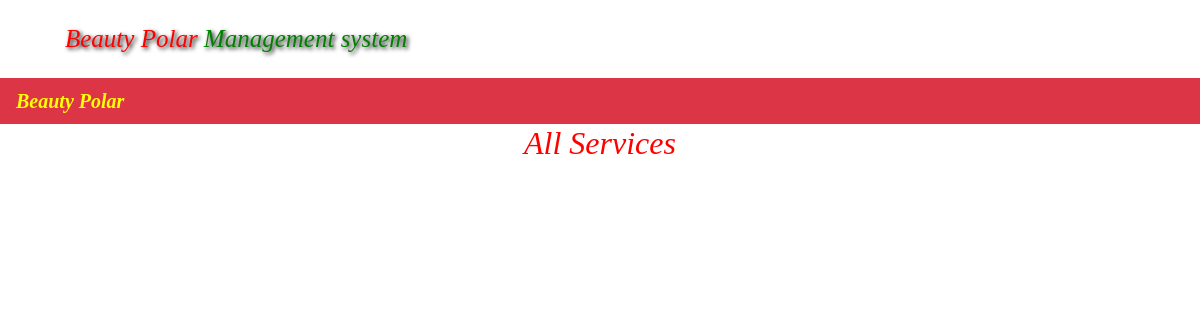
Page /services on the earlier database version.
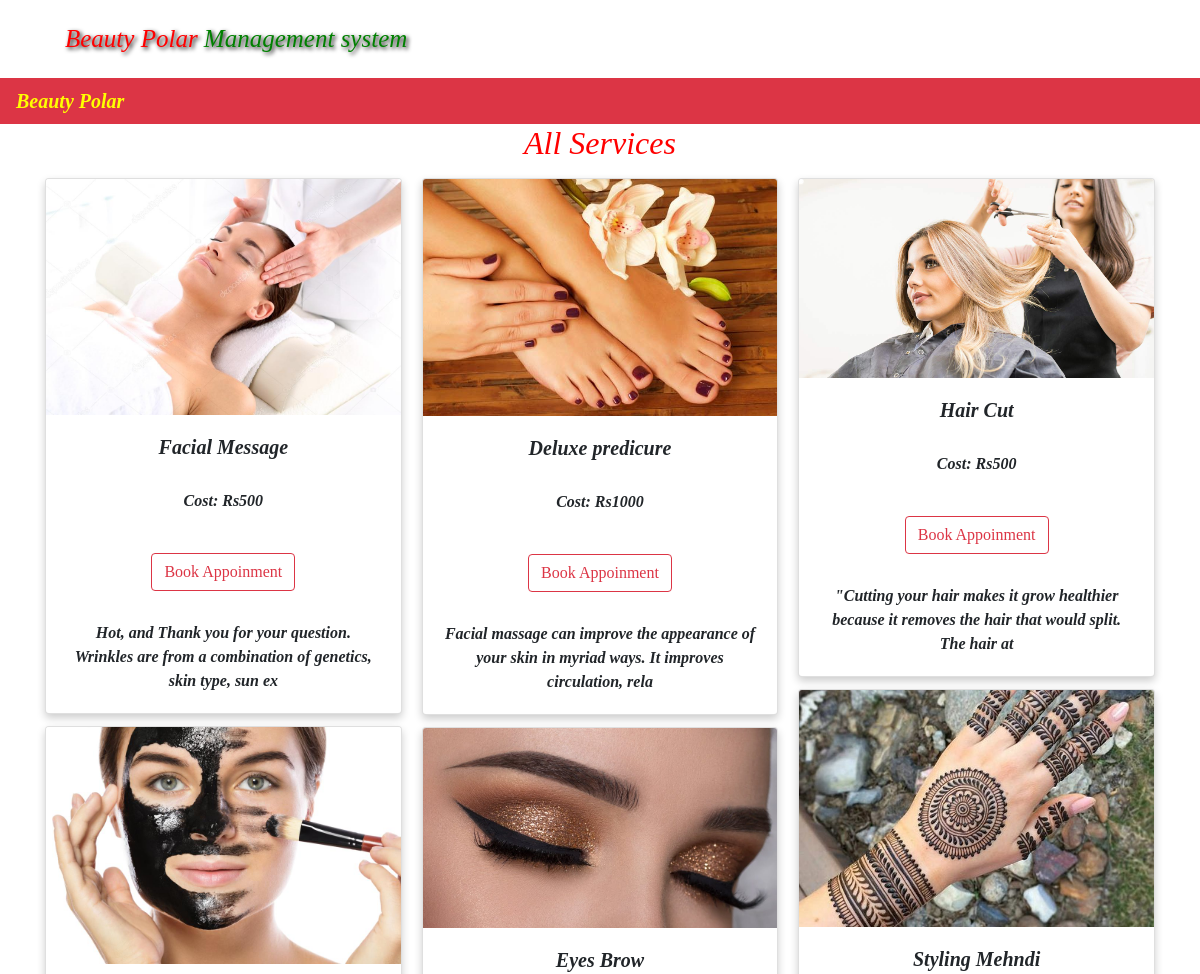
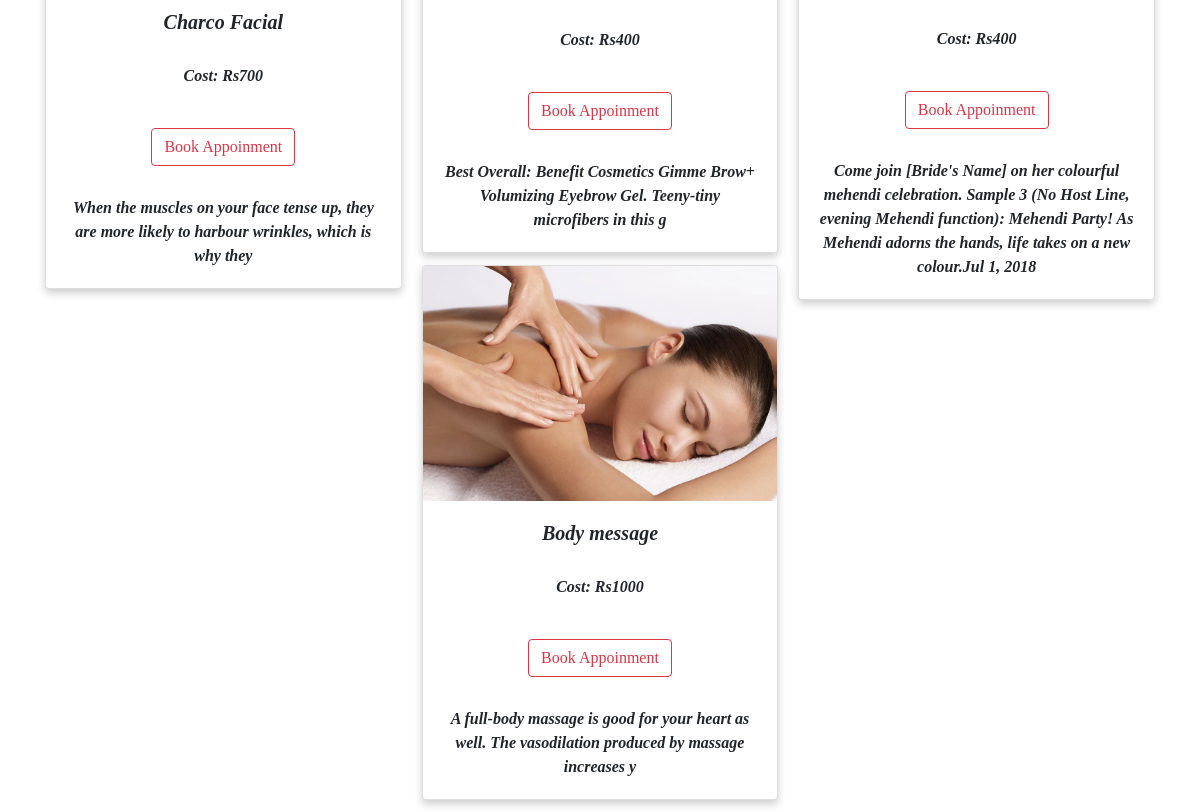
Same page on the later database version (2 pictures, top to bottom).
### polar/models.py (models this page shows, shortened)
class Service(models.Model):
    name = models.CharField(max_length=100, null = True)
    cost = models.IntegerField(null = True)
    image = models.FileField(upload_to='images')
    decs = models.CharField(max_length=100, null=True)

### polar/views.py (the view)
# urls.py: path("services", views.All_services, name="All_services"),
def All_services(request):
    user = Service.objects.all()
    d = {"pro": user}
    return render(request, 'all_services.html', d)

### templates/all_services.html (shortened to what this page needs)
{%include 'profilenavbar.html' %}
{%load static%}
<!DOCTYPE html>
<html>
<head>
</head>
<body>
<div class="container">
    <h2 class="text-center" style="color: red; font-style: italic;"> All Services</h2>
        <div class="row mt-3">
          <div class="col-md-12">
            <div class="card-columns">
              {% for x in pro%}
               <div class="card foo">
                    <img src="/media/{{x.image}}  " class="card-img-top" alt="..." onclick="modelImage('{{i.image}}')">
                <div class="card-body">
                    <h5 class="card-title foo1">{{x.name}}</h5>
                    <p class="card-text foo1 foo2">Cost: Rs{{x.cost}}</p>
                    <p class="card-text foo1 " style="margin-top: 40px;"><a href="{%url 'book_selected_appoitment' x.id %}"><button class="btn btn-outline-danger">Book Appoinment</button></a></p>
                    <p class="card-text foo1" style="margin-top: 30px">{{x.decs}}</p>
                </div>
               </div>
              {%endfor%}
            </div>
          </div>
        </div>
       </div>
 </body>
</html>

### templates/profilenavbar.html (shortened to what this page needs)
{% load static %}
<!DOCTYPE html>
<html lang="en">
<head>
  <link rel="stylesheet" href="https://maxcdn.bootstrapcdn.com/bootstrap/4.5.0/css/bootstrap.min.css">
  <link rel="stylesheet" href="{% static 'css/style.css' %}">
  <link rel="stylesheet"  href="https://cdn.datatables.net/1.10.21/css/jquery.dataTables.min.css">
  <link rel="stylesheet"  href="https://cdn.datatables.net/buttons/1.6.2/css/buttons.dataTables.min.css">
</head>
<body>
<div class="container">
 <div class="ml-3 mt-3 p-1">
    <p><span style="color: red; font-size: 25px; font-style: italic;" class="head"> Beauty Polar </span>
    <span style="color: green; font-size: 25px; font-style: italic"  class="head">Management system</p>
 </div>
</div>
<nav class="navbar navbar-expand-sm bg-danger " >
  <div class="beauty"> Beauty Polar</div>
</nav>

### static/css/style.css (style rules this page uses)
* { margin: 0%; padding: 0%; }
.beauty { color: yellow; font-style: italic; font-size: 20px; font-weight: bold; }
* { font-family: myFirstFont; }
.head { animation: blink 1s linear infinite; animation-name: example; animation-duration: 4s; text-shadow: 2px 2px 4px #000000; }

### templates/all_services.html (style rules this page uses)
.foo { margin-right: 15px; box-shadow: 0 4px 8px 0 rgba(0,0,0,0.2); transition: 0.3s; }
.foo1 { text-align: center; font-weight: bold; font-style: italic; }
.foo2 { margin-top: 30px; }

Differences in the rows shown:
added Service: image (picture), name "Facial Message", cost "500", decs "Hot, and Thank you for your question. Wrinkles are from a combination of genetics, skin type, sun ex"
added Service: image (picture), name "Charco Facial", cost "700", decs "When the muscles on your face tense up, they are more likely to harbour wrinkles, which is why they"
added Service: image (picture), name "Deluxe predicure", cost "1000", decs "Facial massage can improve the appearance of your skin in myriad ways. It improves circulation, rela"
added Service: image (picture), name "Eyes Brow", cost "400", decs "Best Overall: Benefit Cosmetics Gimme Brow+ Volumizing Eyebrow Gel. Teeny-tiny microfibers in this g"
added Service: image (picture), name "Body message", cost "1000", decs "A full-body massage is good for your heart as well. The vasodilation produced by massage increases y"
added Service: image (picture), name "Hair Cut", cost "500", decs "\"Cutting your hair makes it grow healthier because it removes the hair that would split. The hair at"
added Service: image (picture), name "Styling Mehndi", cost "400", decs "Come join [Bride's Name] on her colourful mehendi celebration. Sample 3 (No Host Line, evening Mehendi function): Mehendi Party! As Mehendi adorns the hands, life takes on a new colour.Jul 1, 2018"
